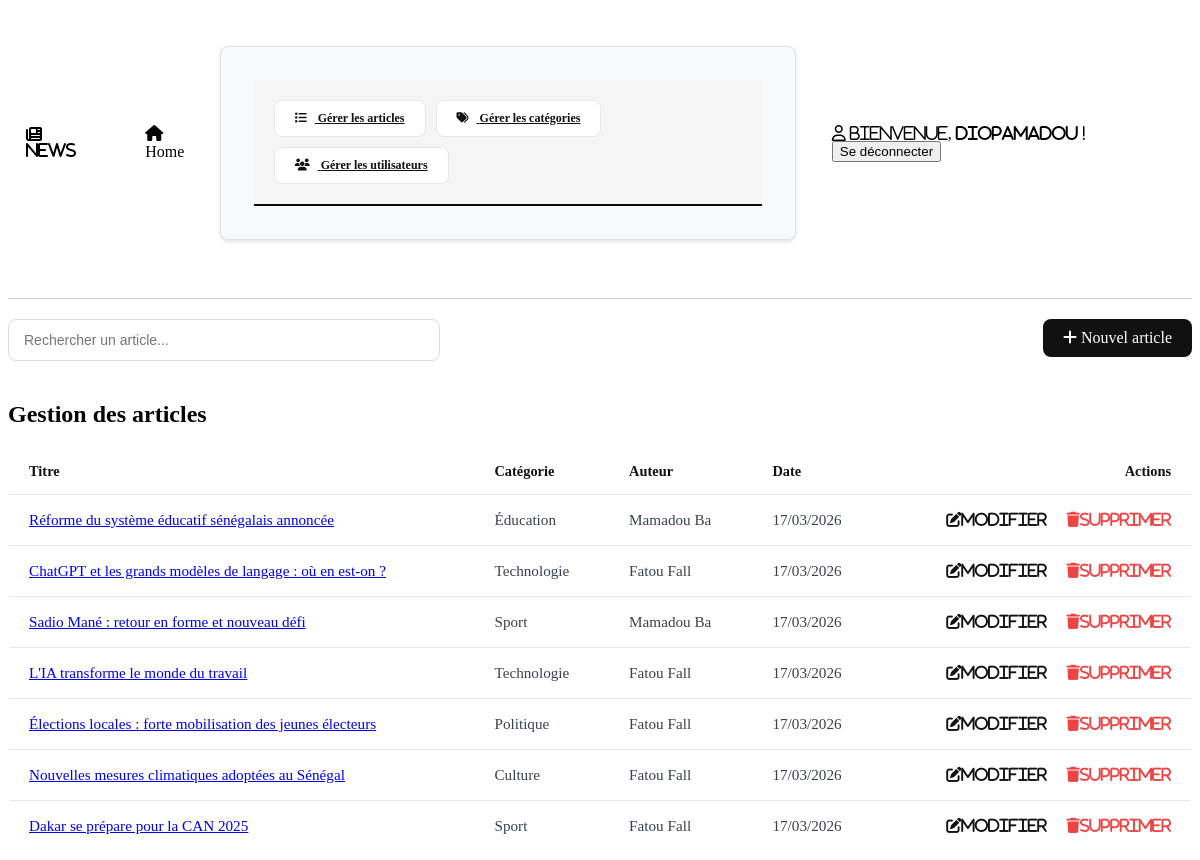
The app's page /articles/liste.php (signed in) with its own data.
### tables this page shows
CREATE TABLE IF NOT EXISTS articles (
    id                 INT AUTO_INCREMENT PRIMARY KEY,
    titre              VARCHAR(255) NOT NULL,
    description_courte TEXT NOT NULL,
    contenu            TEXT NOT NULL,
    categorie_id       INT NOT NULL,
    editeur_id         INT NOT NULL,
    image_url          VARCHAR(255),
    date_publication   DATETIME DEFAULT CURRENT_TIMESTAMP,

    FOREIGN KEY (categorie_id) REFERENCES categories(id) ON DELETE CASCADE,
    FOREIGN KEY (editeur_id)   REFERENCES utilisateurs(id) ON DELETE CASCADE
);

CREATE TABLE IF NOT EXISTS categories (
    id          INT AUTO_INCREMENT PRIMARY KEY,
    nom         VARCHAR(100) NOT NULL UNIQUE,
    description TEXT
);

### articles/liste.php (the view, shortened to what this page needs)
<?php
require_once '../db.php';
require_once '../entete.php';
require_once '../menu.php';
$articles = $db->query("
    SELECT a.id, a.titre, a.date_publication,
           c.nom AS categorie,
           CONCAT(u.prenom, ' ', u.nom) AS auteur
    FROM articles a
    JOIN categories c ON a.categorie_id = c.id
    JOIN utilisateurs u ON a.editeur_id = u.id
    ORDER BY a.date_publication DESC
")->fetchAll(PDO::FETCH_ASSOC);
?>
<input type="text" id="searchInput" placeholder="Rechercher un article..." class="search-input">
<a href="ajouter.php" class="btn-new">
    <i class="fa-solid fa-plus"></i> Nouvel article
</a>
<h2>Gestion des articles</h2>
<table>
    <thead>
        <tr>
            <th>Titre</th>
            <th>Catégorie</th>
            <th>Auteur</th>
            <th>Date</th>
            <th>Actions</th>
        </tr>
    </thead>
    <tbody>
        <?php foreach ($articles as $a) : ?>
        <tr>
            <td>
                <a href="detail.php?id=<?= (int)$a['id'] ?>"><?= htmlspecialchars($a['titre']) ?></a>
            </td>
            <td><?= htmlspecialchars($a['categorie']) ?></td>
            <td><?= htmlspecialchars($a['auteur']) ?></td>
            <td><?= date('d/m/Y', strtotime($a['date_publication'])) ?></td>
            <td>
                <a href="modifier.php?id=<?= (int)$a['id'] ?>" class="btn-edit">
                    <i class="fa-solid fa-pen-to-square">Modifier</i>
                </a>
                <a href="supprimer.php?id=<?= (int)$a['id'] ?>" class="btn-delete" onclick="return confirm('Êtes-vous sûr de vouloir supprimer cet article ?');">
                    <i class="fa-solid fa-trash">Supprimer</i>
                </a>
            </td>
        </tr>
        <?php endforeach; ?>
    </tbody>
</table>
</body>
</html>

### style.css (style rules this page uses)
nav div, th, header div { margin: 18px; }
table { display: table; width: 100%; border-collapse: collapse; background-color: #fff; border: 1px solid #e5e7eb; border-radius: 8px; overflow: hidden; margin-top: 20px; }
table th { display: table-cell; padding: 14px 20px; text-align: left; font-weight: 600; font-size: 0.9rem; color: #111; border-bottom: 1px solid #e5e7eb; background-color: #fff; }
table td { display: table-cell; padding: 16px 20px; text-align: left; font-size: 0.95rem; color: #374151; border-bottom: 1px solid #e5e7eb; }
table tr:last-child td { border-bottom: none; }
table th:last-child, table td:last-child { text-align: right; }
.btn-edit { color: #111; text-decoration: none; font-weight: 300; margin-right: 16px; }
.btn-delete, .btn-cancel { color: #ef4444; text-decoration: none; font-weight: 300; }
.btn-new { background-color: #111; color: #fff; padding: 10px 20px; border-radius: 8px; text-decoration: none; font-weight: 500; margin-bottom: 16px; float: right; }
.search-input { width: 100%; max-width: 400px; padding: 12px 15px; border: 1px solid #ddd; border-radius: 8px; font-size: 14px; margin-bottom: 20px; transition: all 0.3s ease; }

### records on screen
articles: titre "Réforme du système éducatif sénégalais annoncée", categorie.nom "Éducation", auteur "Mamadou Ba", date_publication "17/03/2026"
articles: titre "ChatGPT et les grands modèles de langage : où en est-on ?", categorie.nom "Technologie", auteur "Fatou Fall", date_publication "17/03/2026"
articles: titre "Sadio Mané : retour en forme et nouveau défi", categorie.nom "Sport", auteur "Mamadou Ba", date_publication "17/03/2026"
articles: titre "L'IA transforme le monde du travail", categorie.nom "Technologie", auteur "Fatou Fall", date_publication "17/03/2026"
articles: titre "Élections locales : forte mobilisation des jeunes électeurs", categorie.nom "Politique", auteur "Fatou Fall", date_publication "17/03/2026"
articles: titre "Nouvelles mesures climatiques adoptées au Sénégal", categorie.nom "Culture", auteur "Fatou Fall", date_publication "17/03/2026"
articles: titre "Dakar se prépare pour la CAN 2025", categorie.nom "Sport", auteur "Fatou Fall", date_publication "17/03/2026"

### other values on screen
$_SESSION['user']['login'] "diopamadou"
